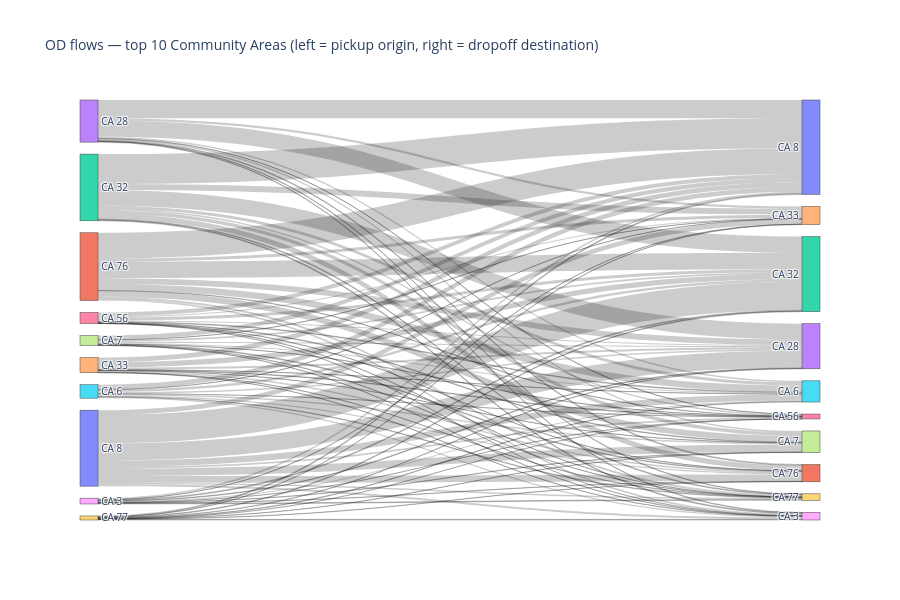

The notebook cell this image was saved under:
### Markdown cell above
**2.4b Sankey diagram of major flows**

Within-area trips (pickup CA == dropoff CA) are excluded they are real trips but not inter-area corridors.
Top 10 Community Areas by outbound volume are shown, flows between them only.
Left side = pickup (origin), right side = dropoff (destination).

### Code cell
od_inter = od[od["pickup_community_area"] != od["dropoff_community_area"]].copy()

TOP_CA = 10

top_cas = (od_inter.groupby("pickup_community_area")["n_trips"].sum()
                   .sort_values(ascending=False).head(TOP_CA).index.tolist())
od_top = od_inter[od_inter["pickup_community_area"].isin(top_cas) &
                  od_inter["dropoff_community_area"].isin(top_cas)].copy()


import plotly.graph_objects as go

n = len(top_cas)
# Same CA label appears twice (left = pickup, right = dropoff)
src_idx = {c: i     for i, c in enumerate(top_cas)}
dst_idx = {c: i + n for i, c in enumerate(top_cas)}
labels  = [f"CA {c}" for c in top_cas] + [f"CA {c}" for c in top_cas]

fig_s = go.Figure(go.Sankey(
    arrangement="snap",
    node=dict(pad=12, thickness=18, label=labels),
    link=dict(
        source=od_top["pickup_community_area"].map(src_idx).tolist(),
        target=od_top["dropoff_community_area"].map(dst_idx).tolist(),
        value =od_top["n_trips"].tolist(),
    ),
))
fig_s.update_layout(
    title_text=(f"OD flows — top {TOP_CA} Community Areas "
                f"(left = pickup origin, right = dropoff destination)"),
    font_size=10, height=600,
)
fig_s.show()

### Figure 1 — Plotly figure (JSON) as saved in the notebook; plotly's stock layout.template omitted (floating-point values rounded to 4 significant figures)
{"data": [{"arrangement": "snap", "link": {"source": [3, 3, 3, 3, 3, 3, 3, 3, 3, 8, 8, 8, 8, 8, 8, 8, 8, 8, 2, 2, 2, 2, 2, 2, 2, 2, 2, 4, 4, 4, 4, 4, 4, 4, 4, 4, 6, 6, 6, 6, 6, 6, 6, 6, 6, 5, 5, 5, 5, 5, 5, 5, 5, 5, 7, 7, 7, 7, 7, 7, 7, 7, 7, 1, 1, 1, 1, 1, 1, 1, 1, 1, 9, 9, 9, 9, 9, 9, 9, 9, 9, 0, 0, 0, 0, 0, 0, 0, 0, 0], "target": [18, 12, 14, 16, 15, 17, 11, 19, 10, 13, 12, 14, 16, 15, 17, 11, 19, 10, 13, 18, 14, 16, 15, 17, 11, 19, 10, 13, 18, 12, 16, 15, 17, 11, 19, 10, 13, 18, 12, 14, 15, 17, 11, 19, 10, 13, 18, 12, 14, 16, 17, 11, 19, 10, 13, 18, 12, 14, 16, 15, 11, 19, 10, 13, 18, 12, 14, 16, 15, 17, 19, 10, 13, 18, 12, 14, 16, 15, 17, 11, 10, 13, 18, 12, 14, 16, 15, 17, 11, 19], "value": [14056, 370965, 52622, 8465, 35471, 34272, 19543, 10627, 417663, 14727, 19853, 4183, 937, 25037, 9038, 7680, 15632, 35704, 356439, 20832, 136947, 34899, 70591, 79904, 121359, 18000, 686866, 47053, 4272, 118102, 14560, 5445, 5102, 34798, 7538, 110572, 25415, 4289, 66739, 23958, 17269, 16059, 4645, 3574, 90879, 31435, 25945, 59343, 4744, 3885, 33253, 26338, 14191, 108783, 23593, 6870, 43425, 3285, 3492, 27232, 18190, 4539, 97241, 133190, 43374, 377816, 70483, 6566, 149424, 139245, 40809, 589772, 8412, 14740, 13702, 7920, 706, 11876, 5360, 7024, 22611, 392728, 42851, 648950, 112607, 39250, 143105, 172240, 155258, 32443]}, "node": {"label": ["CA 8", "CA 76", "CA 32", "CA 28", "CA 33", "CA 6", "CA 56", "CA 7", "CA 3", "CA 77", "CA 8", "CA 76", "CA 32", "CA 28", "CA 33", "CA 6", "CA 56", "CA 7", "CA 3", "CA 77"], "pad": 12, "thickness": 18}, "type": "sankey"}], "layout": {"font": {"size": 10}, "height": 600, "title": {"text": "OD flows — top 10 Community Areas (left = pickup origin, right = dropoff destination)"}}}
